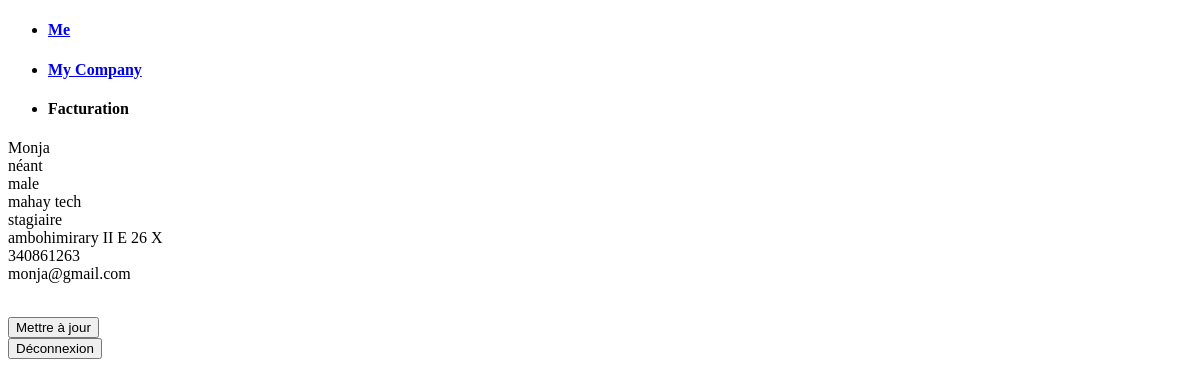
/profile/ (signed in), run on an earlier commit of the app's database.
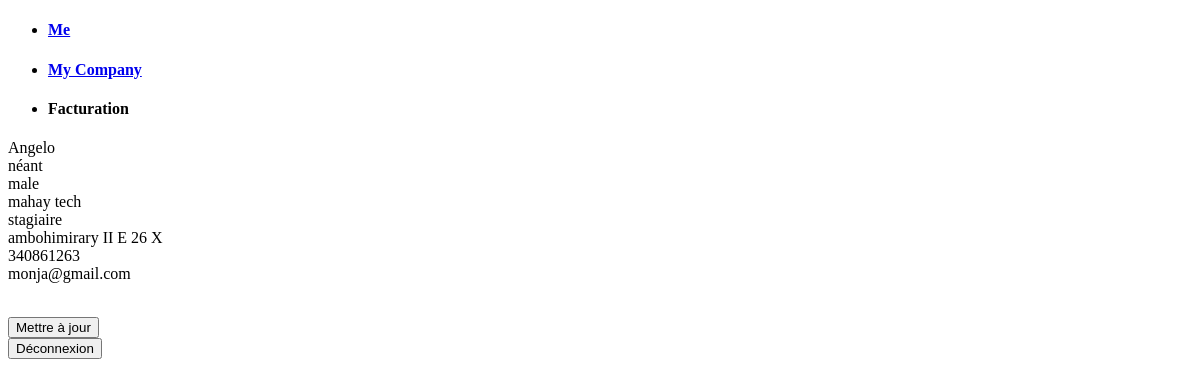
And on a later commit of the database.
### app/models.py (models this page shows)
class User(models.Model):
    first_name = models.CharField(max_length=50)
    last_name = models.CharField(max_length=50)
    gender = models.CharField(max_length=6)
    company = models.CharField(max_length=50)
    function = models.CharField(max_length=50)
    address = models.CharField(max_length=50)
    tel = models.IntegerField(max_length=15)
    mail = models.EmailField(max_length=50)
    password = models.CharField(max_length=200)

### app/views.py (the view, shortened to what this page needs)
# urls.py: re_path(r'^profile/$', app.views.profile, name='profile'),
def profile(request):
    try:
        session_id = request.session['id']
        user = User.objects.get(id=session_id)
        first_name = user.first_name
        last_name = user.last_name
        user_gender = user.gender
        user_company = user.company
        user_function = user.function
        user_address = user.address
        user_tel = user.tel
        user_mail = user.mail
        if request.GET:
            if 'update' in request.GET:
                return render(request, 'tab/profile_update.html', locals())
            elif 'logout' in request.GET:
                del request.session['id']
                return redirect('authentification')
            else:
                return render(request, 'tab/profile.html', locals())
        else:
            return render(request, 'tab/profile.html', locals())
    except KeyError:
        return redirect(auth)

### app/templates/tab/profile.html (shortened to what this page needs)
{% extends 'base.html' %}
{% block content %}
    <p>
        {{ first_name }} <br>
        {{ last_name }} <br>
        {{ user_gender }} <br>
        {{ user_company }} <br>
        {{ user_function }} <br>
        {{ user_address }} <br>
        {{ user_tel }} <br>
        {{ user_mail }} <br>
        {{ get }} <br>
    </p>
    <a href="http://localhost:8000/profile/?update={{ session_id }}">
        <input type="button" value="Mettre à jour">
    </a>
    <br>
        <a href="http://localhost:8000/profile/?logout={{ session_id }}">
        <input type="button" value="Déconnexion">
    </a>
{% endblock %}

What changed in the data, as far as the page shows it:
changed User "néant": first_name "Monja" → "Angelo"
